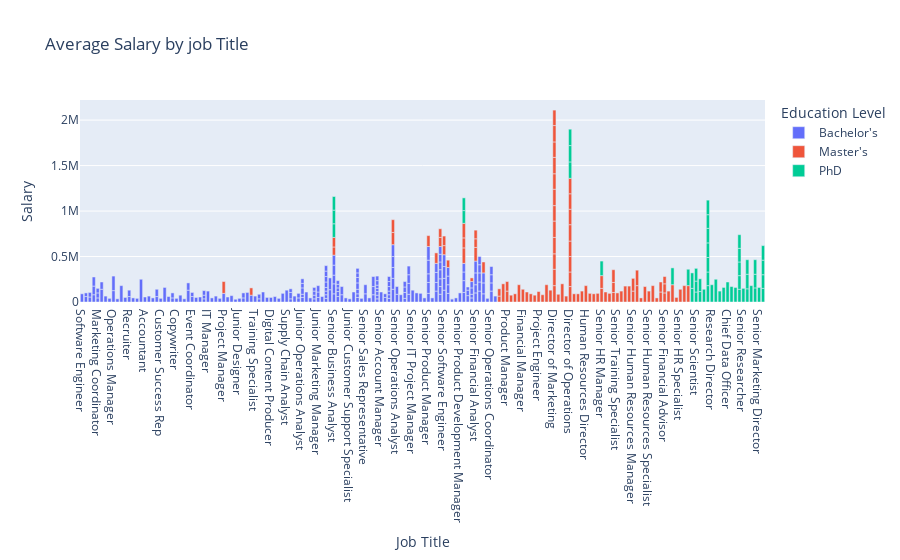

Source (notebook cell):
### Code cell
#interactive bar chart for job titles and salaries 

fig = px.bar(df, x='Job Title', y='Salary', color = 'Education Level',title='Average Salary by job Title')
fig.show()

### Figure 1 — Plotly figure (JSON) as saved in the notebook; plotly's stock layout.template omitted (floating-point values rounded to 4 significant figures; data arrays with more than 128 entries replaced by an {"elided": "..."} marker saying what was removed)
{"data": [{"alignmentgroup": "True", "hovertemplate": "Education Level=Bachelor's<br>Job Title=%{x}<br>Salary=%{y}<extra></extra>", "legendgroup": "Bachelor's", "marker": {"color": "#636efa", "pattern": {"shape": ""}}, "name": "Bachelor's", "offsetgroup": "Bachelor's", "orientation": "v", "showlegend": true, "textposition": "auto", "type": "bar", "x": {"elided": "224 str values"}, "xaxis": "x", "y": {"elided": "224 int values"}, "yaxis": "y"}, {"alignmentgroup": "True", "hovertemplate": "Education Level=Master's<br>Job Title=%{x}<br>Salary=%{y}<extra></extra>", "legendgroup": "Master's", "marker": {"color": "#EF553B", "pattern": {"shape": ""}}, "name": "Master's", "offsetgroup": "Master's", "orientation": "v", "showlegend": true, "textposition": "auto", "type": "bar", "x": ["Data Analyst", "Director", "Product Manager", "Software Developer", "Project Manager", "Marketing Manager", "Business Analyst", "VP of Operations", "Financial Manager", "Software Manager", "Product Designer", "Data Scientist", "Project Engineer", "UX Designer", "Operations Director", "Strategy Consultant", "Director of Marketing", "Business Intelligence Analyst", "VP of Finance", "UX Researcher", "Product Manager", "Director of Operations", "Digital Marketing Manager", "Business Development Manager", "Senior Financial Analyst", "Creative Director", "Senior Software Engineer", "Human Resources Director", "Data Analyst", "Financial Advisor", "Senior Project Manager", "Senior Marketing Manager", "Public Relations Manager", "Product Marketing Manager", "Senior HR Manager", "Senior Project Coordinator", "Senior Marketing Analyst", "Senior Graphic Designer", "Senior Business Analyst", "Senior Financial Analyst", "Senior Product Manager", "Director of Marketing", "Senior HR Generalist", "Senior Software Developer", "Director of Operations", "Senior Training Specialist", "Senior Project Manager", "Senior Product Marketing Manager", "Senior Marketing Manager", "Junior Marketing Specialist", "Director of Sales", "Senior Business Development Manager", "Senior Marketing Analyst", "Senior Operations Manager", "Director of Product Management", "Senior Human Resources Manager", "Senior Software Engineer", "Director of Finance", "Junior Data Scientist", "Director of Operations", "Senior Business Analyst", "Senior Financial Analyst", "Director of Business Development", "Senior Human Resources Specialist", "Senior Software Developer", "Director of Human Capital", "Junior UX Designer", "Director of Finance", "Senior IT Consultant", "Senior Financial Advisor", "Director of Marketing", "Senior Human Resources Manager", "Senior Software Architect", "Director of Human Resources", "Junior Research Scientist", "Senior Software Developer", "Director of Marketing", "Director of Operations", "Senior IT Consultant", "Senior Financial Advisor", "Senior HR Specialist", "Director of Marketing", "Director of Operations", "Director of Marketing", "Senior HR Manager", "Director of HR", "Director of Marketing", "Director of Marketing", "Senior Financial Advisor", "Senior Marketing Manager", "Director of Marketing", "Director of Operations", "Director of Marketing", "Director of Engineering", "Director of Marketing", "Director of Operations", "Director of Marketing", "Director of Operations"], "xaxis": "x", "y": [65000, 200000, 120000, 75000, 130000, 90000, 80000, 190000, 140000, 110000, 90000, 75000, 115000, 80000, 190000, 130000, 180000, 85000, 200000, 65000, 105000, 170000, 90000, 90000, 150000, 120000, 100000, 180000, 80000, 95000, 135000, 170000, 90000, 95000, 150000, 80000, 100000, 110000, 90000, 95000, 120000, 180000, 95000, 105000, 160000, 100000, 140000, 120000, 110000, 40000, 175000, 120000, 95000, 115000, 175000, 120000, 105000, 180000, 45000, 170000, 105000, 95000, 170000, 120000, 110000, 180000, 45000, 170000, 110000, 100000, 170000, 140000, 120000, 190000, 50000, 140000, 180000, 170000, 110000, 100000, 140000, 180000, 180000, 170000, 140000, 180000, 180000, 170000, 80000, 160000, 180000, 170000, 170000, 180000, 180000, 170000, 170000, 170000], "yaxis": "y"}, {"alignmentgroup": "True", "hovertemplate": "Education Level=PhD<br>Job Title=%{x}<br>Salary=%{y}<extra></extra>", "legendgroup": "PhD", "marker": {"color": "#00cc96", "pattern": {"shape": ""}}, "name": "PhD", "offsetgroup": "PhD", "orientation": "v", "showlegend": true, "textposition": "auto", "type": "bar", "x": ["Senior Manager", "Senior Scientist", "Senior Engineer", "Senior Consultant", "Senior Manager", "Senior Scientist", "Senior Engineer", "Senior Data Scientist", "Research Director", "Chief Technology Officer", "Principal Scientist", "Research Scientist", "Chief Data Officer", "Principal Engineer", "Senior Scientist", "Senior Research Scientist", "Senior Data Scientist", "Senior Product Designer", "Director of Human Resources", "Senior Researcher", "Senior Marketing Manager", "Senior UX Designer", "Director of Sales and Marketing", "Senior Data Analyst", "Senior Marketing Director", "Senior Product Designer", "Director of Operations", "Senior Data Scientist", "Senior Marketing Manager", "Senior HR Manager", "Senior Data Analyst", "Senior Product Designer", "Director of Operations", "Senior Data Scientist", "Senior Data Engineer", "Senior Data Analyst", "Senior Product Designer", "Director of Operations", "Senior Data Scientist", "Senior Data Engineer", "Senior Product Designer", "Director of Engineering", "Senior Data Scientist", "Senior UX Designer", "Senior Business Analyst", "Senior Data Engineer", "Senior Data Scientist", "Senior UX Designer", "Senior Business Analyst", "Senior Data Engineer", "Senior Business Analyst"], "xaxis": "x", "y": [150000, 110000, 115000, 140000, 170000, 120000, 140000, 180000, 190000, 250000, 120000, 160000, 220000, 170000, 140000, 160000, 150000, 140000, 185000, 150000, 140000, 145000, 180000, 155000, 160000, 150000, 180000, 160000, 140000, 160000, 150000, 150000, 180000, 160000, 150000, 160000, 150000, 180000, 160000, 150000, 150000, 180000, 150000, 160000, 150000, 160000, 160000, 160000, 150000, 160000, 150000], "yaxis": "y"}], "layout": {"barmode": "relative", "legend": {"title": {"text": "Education Level"}, "tracegroupgap": 0}, "title": {"text": "Average Salary by job Title"}, "xaxis": {"anchor": "y", "domain": [0, 1], "title": {"text": "Job Title"}}, "yaxis": {"anchor": "x", "domain": [0, 1], "title": {"text": "Salary"}}}}
